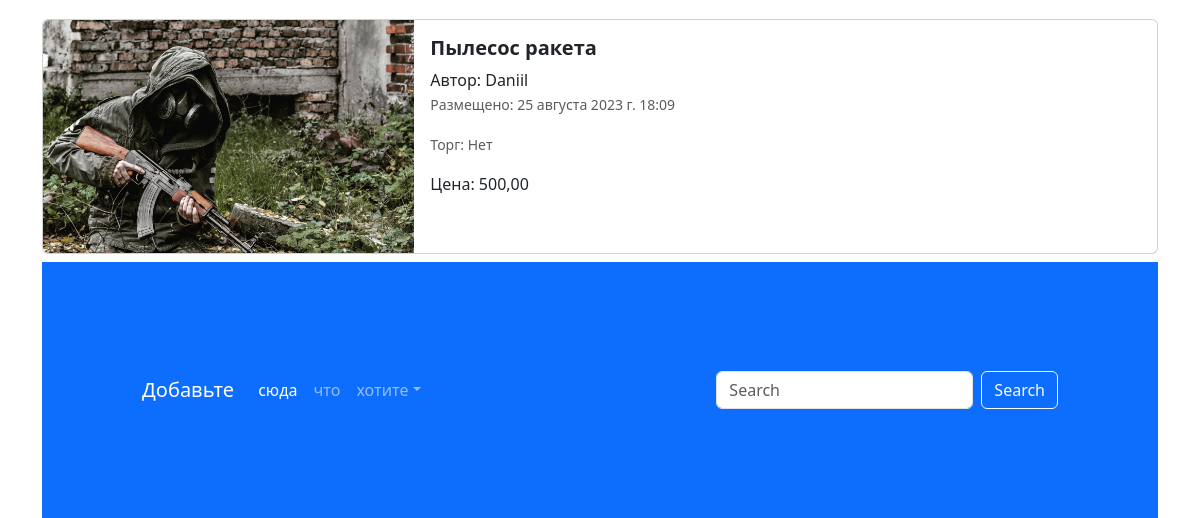
Before: / (lower part) with the older database file.
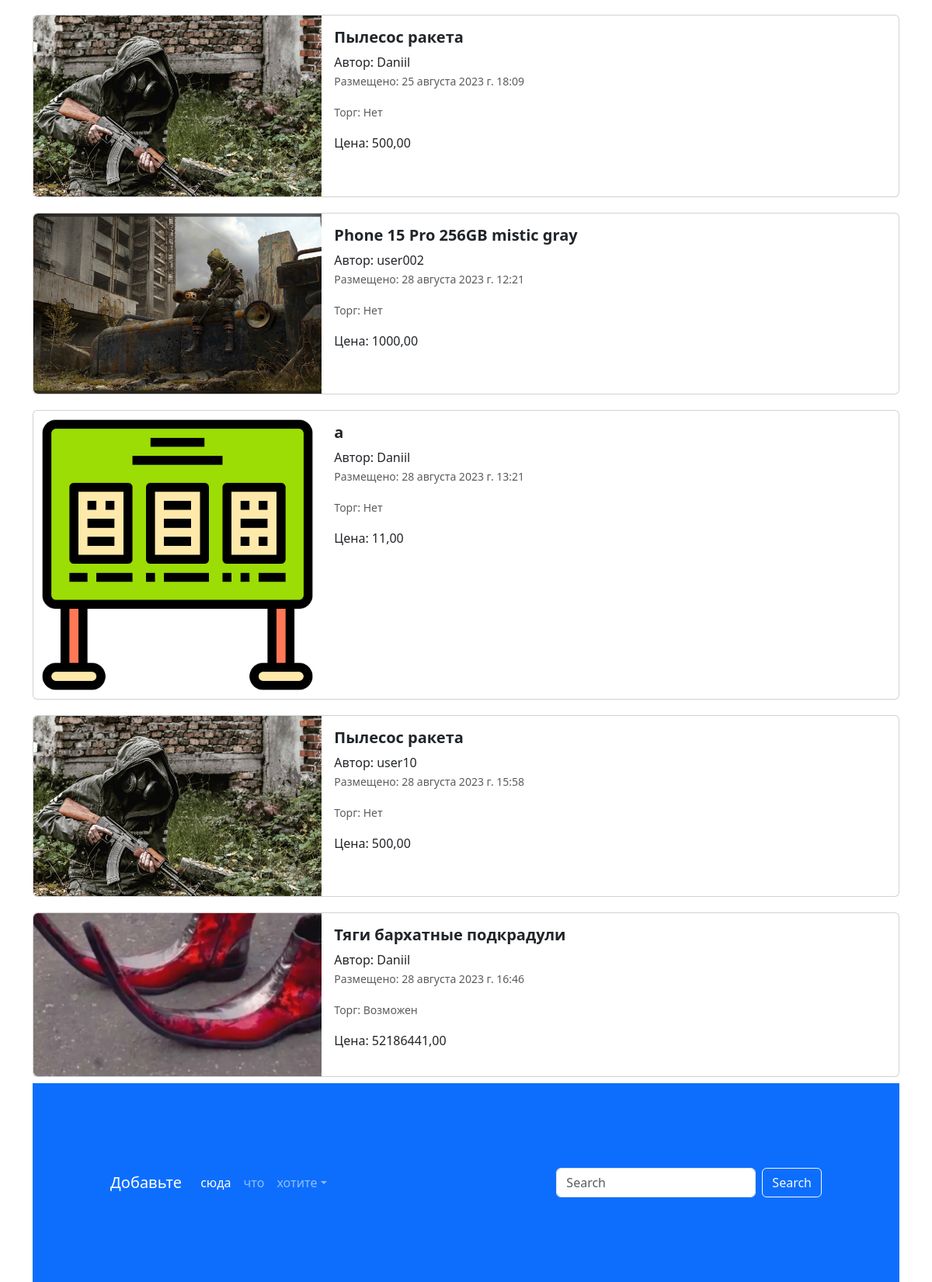
After: the same page with the newer database file.
### app_lesson4/models.py (models this page shows, shortened)
class Advertisement(models.Model):
    title = models.CharField("заголовок", max_length=120)
    description = models.TextField("описание")
    price = models.DecimalField("цена", max_digits=10, decimal_places=2)
    auction = models.BooleanField("торг", help_text='отметьте, если торг возможен')
    create_at = models.DateTimeField("создано в",auto_now_add=True)
    updated_at = models.DateTimeField(auto_now=True)
    user = models.ForeignKey(User, verbose_name='пользователь', on_delete=models.CASCADE)
    image = models.ImageField(verbose_name='изображение', upload_to='advertisements/', blank=True)
    class Meta:
        db_table = "advertisements"
    def get_absolute_url(self):
        return reverse('adv-detail', kwargs={'pk':self.pk})

### app_lesson4/views.py (the view)
# urls.py: path('',index, name='main-page'),
def index(request):
    title = request.GET.get('query')
    if title:
        advertisements = Advertisement.objects.filter(title__icontains=title)
    else:
        advertisements =  Advertisement.objects.all()
    context = {'advertisements': advertisements,
               'title': title
               }
    return render(request, 'app_advertisement/index.html', context)

### templates/app_advertisement/index.html (shortened to what this page needs)
{% extends 'base.html' %}
{% load static %}
{% block content %}
  <div class="container">
    {% for adv in advertisements %}
    <div class="col">
      <div class="card mb-2" style="max-width: 1200px; margin-top: 20px;">
        <div class="row g-0">
          <div class="col-md-4">
            <a href="{{ adv.get_absolute_url }}" class="nav-link">
              <img src="{% if adv.image %} {{ adv.image.url }}{% else %} {% static 'img/adv.png' %} {% endif %}" class="img-fluid rounded-start" alt="Card title">
            </a>
          </div>
          <div class="col-md-8">
            <div class="card-body">
              <h5 class="card-title">
                <a href="{{ adv.get_absolute_url }}" class="nav-link"><strong>{{ adv.title }}</strong></a>
              </h5>
              <a href="{{ adv.get_absolute_url }}" class="nav-link">
                <span>Автор: {{adv.user}}</span>
                <p class="card-text"><small class="text-muted">Размещено: {{ adv.create_at }}</small></p>
                <p class="card-text"><small class="text-muted">Торг: {% if adv.auction == True %} Возможен {% else %} Нет {% endif %}</small></p>
                <span>Цена: {{ adv.price }}</span>
              </a>
            </div>
          </div>
        </div>
    </div>
    {% endfor %}
  </div>
  <footer style="padding: 100px;" class="bg-primary">
    <nav class="navbar navbar-expand-sm navbar-dark">
      <a class="navbar-brand" href="#">Добавьте</a>
      <div class="collapse navbar-collapse" id="collapsibleNavId">
        <ul class="navbar-nav me-auto mt-2 mt-lg-0">
          <li class="nav-item">
            <a class="nav-link active" href="#" aria-current="page">сюда</a>
          </li>
          <li class="nav-item">
            <a class="nav-link" href="#">что</a>
          </li>
          <li class="nav-item dropdown">
            <a class="nav-link dropdown-toggle" href="#" id="dropdownId" data-bs-toggle="dropdown" aria-haspopup="true"
               aria-expanded="false">хотите</a>
          </li>
        </ul>
        <form class="d-flex my-2 my-lg-0">
          <input class="form-control me-sm-2" type="text" placeholder="Search">
          <button class="btn btn-outline-light my-2 my-sm-0" type="submit">Search</button>
        </form>
      </div>
    </nav>
  </footer>
{% endblock%}

### templates/base.html (shortened to what this page needs)
{% load static %}
<!DOCTYPE html>
<html lang="en">
<head>
  <link href="{% static 'css/bootstrap.min.css' %}" rel="stylesheet">
  <link rel="stylesheet" href="{% static 'css/fontello.css' %}">
</head>
<body>
{% block content %}
{% endblock %}
</body>
</html>

Changed rows visible on the page:
added Advertisement: image (picture), title "Phone 15 Pro 256GB mistic gray", user "user002", create_at "28 августа 2023 г. 12:21", auction "Нет", price "1000,00"
added Advertisement: title "a", user "Daniil", create_at "28 августа 2023 г. 13:21", auction "Нет", price "11,00"
added Advertisement: image (picture), title "Пылесос ракета", user "user10", create_at "28 августа 2023 г. 15:58", auction "Нет", price "500,00"
added Advertisement: image (picture), title "Тяги бархатные подкрадули", user "Daniil", create_at "28 августа 2023 г. 16:46", auction "Возможен", price "52186441,00"
